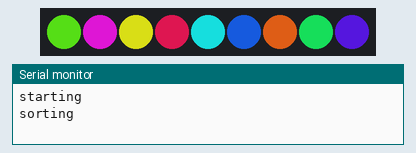
This sketch was run on a simulated Arduino Uno, built with avr-gcc and run on an emulated ATmega328P. On the bench: 9 RGB LEDs in strip order, left to right, the last lines printed to the serial monitor. Dim RGB values are drawn brighter than linear; random numbers use the default seed unless the sketch sets one.

Above: at 0.1 s.
At 3.1 s:
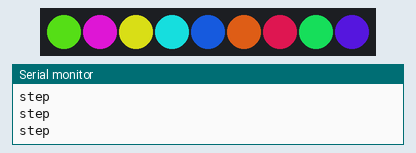
At 6.1 s:
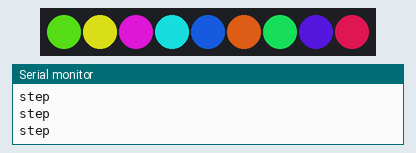
At 13.1 s:
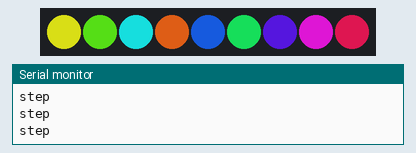
At 27.21 s:
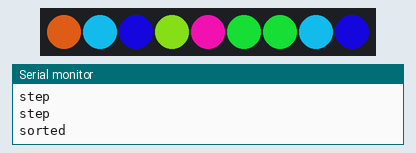
At 38.4 s:
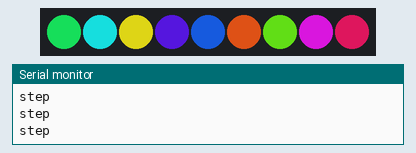

Measured:
- what the display in image 1 shows lasts 1.0 s, from 3.0 s to 4.0 s

The sketch:

strandsort.ino
```cpp
#include <Adafruit_NeoPixel.h>
#ifdef __AVR__
#include <avr/power.h>
#endif

#define PIN 6
#define NUM_PIXELS 9
#define SATURATION 0.9
#define BRIGHTNESS 0.6

int step;
unsigned long sorted_interval = 10000;
unsigned long step_interval = 1000;
unsigned long previous_millis = millis();
unsigned long previous_step_millis = millis();
unsigned long spin_interval = 100;
unsigned long previous_spin_millis = millis();

Adafruit_NeoPixel strip = Adafruit_NeoPixel(NUM_PIXELS, PIN, NEO_GRB + NEO_KHZ800);

void setup() {
  Serial.begin(9600);
  Serial.println("starting");

  strip.begin();
  strip.show(); // Initialize all pixels to 'off'

  step = 100 / (NUM_PIXELS * 1);
  randomSeed(analogRead(0));
}

void loop() {
  previous_millis = millis();
  run_sort();
  if ((unsigned long)(millis() - previous_millis) >= sorted_interval) {
    run_sort();
    previous_millis = millis();
  }

}

void run_sort() {
  float start_hue = random(100);
  int pix_colors[strip.numPixels()];

  for (int i = 0; i < strip.numPixels(); i++) {
    pix_colors[i] = start_hue  + i * step;
    if (pix_colors[i] > 100) {
      pix_colors[i] -= 100;
    }
    uint32_t c = hsvToRgb(pix_colors[i] / 100., SATURATION, BRIGHTNESS);
    strip.setPixelColor(i, c);
  }

  shuffle(pix_colors, strip.numPixels());
  update_strip(pix_colors);
  Serial.println("sorting");
  int n = sizeof pix_colors / sizeof pix_colors[0];
  bubble_sort(pix_colors, n);
  Serial.println("sorted");
  for (int i = 0; i < strip.numPixels(); i++) {
    spin_strip(pix_colors);
  }
}

void spin_strip(int *array) {
  int source[strip.numPixels()];
  memcpy(source, array, sizeof(array));
  int dest[strip.numPixels()];

  for (int i = 0; i < strip.numPixels(); i++) {
    for (int j = 1; j < strip.numPixels(); j++) {
      dest[j] = source[j - 1];
    }
    dest[0] = source[strip.numPixels() - 1];
    memcpy(source, dest, sizeof(dest));
    update_strip(source);
    while (!((unsigned long)(millis() - previous_spin_millis) >= spin_interval)) {
      delay(10);
      //update_strip(source);
    }
    previous_spin_millis = millis();
  }
}

void update_strip(int *array) {
  for (int i = 0; i < strip.numPixels(); i++) {
    uint32_t c = hsvToRgb(array[i] / 100.0, SATURATION, BRIGHTNESS);
    strip.setPixelColor(i, c);
  }

  strip.show();

}


void shuffle(int *array, size_t n)
{
  if (n > 1)
  {
    size_t i;
    for (i = 0; i < n - 1; i++)
    {
      size_t j = i + rand() / (RAND_MAX / (n - i) + 1);
      int t = array[j];
      array[j] = array[i];
      array[i] = t;
    }
  }
}

void quick_sort (int *a, int n) {
  int i, j, p, t;
  if (n < 2)
    return;
  p = a[n / 2];
  for (i = 0, j = n - 1;; i++, j--) {
    while (a[i] < p)
      i++;
    while (p < a[j])
      j--;
    if (i >= j)
      break;
    t = a[i];
    a[i] = a[j];
    a[j] = t;
    update_strip(a);
    while (!((unsigned long)(millis() - previous_step_millis) >= step_interval)) {
      delay(10);
      //update_strip(a);
    }
    Serial.println("step");
    previous_step_millis = millis();
  }
  quick_sort(a, i);
  quick_sort(a + i, n - i);
}

void bubble_sort (int *a, int n) {
  int i, t, s = 1;
  while (s) {
    s = 0;
    for (i = 1; i < n; i++) {
      if (a[i] < a[i - 1]) {
        t = a[i];
        a[i] = a[i - 1];
        a[i - 1] = t;
        s = 1;
        update_strip(a);
        while (!((unsigned long)(millis() - previous_step_millis) >= step_interval)) {
          delay(10);
          //update_strip(a);
        }
        Serial.println("step");
        previous_step_millis = millis();
      }
    }
  }
}

/**
    HSV/HSL to RGB code From https://github.com/ratkins/RGBConverter
*/

/**
   Converts an HSV color value to RGB. Conversion formula
   adapted from http://en.wikipedia.org/wiki/HSV_color_space.
   Assumes h, s, and v are contained in the set [0, 1] and
   returns r, g, and b in the set [0, 255].

   @param   Number  h       The hue
   @param   Number  s       The saturation
   @param   Number  v       The value
*/
uint32_t hsvToRgb(float h, float s, float v) {
  float r, g, b;

  byte i = byte(h * 6);
  float f = h * 6 - i;
  float p = v * (1 - s);
  float q = v * (1 - f * s);
  float t = v * (1 - (1 - f) * s);

  switch (i % 6) {
    case 0: r = v, g = t, b = p; break;
    case 1: r = q, g = v, b = p; break;
    case 2: r = p, g = v, b = t; break;
    case 3: r = p, g = q, b = v; break;
    case 4: r = t, g = p, b = v; break;
    case 5: r = v, g = p, b = q; break;
  }

  return strip.Color(r * 255, g * 255, b * 255);
}


// Get a byte that cycles from 0-255, at a specified rate
// typically, assign mil using mills();
// rates, approximately (assuming 256ms in a second :P)
// 8: 4hz
// 7: 2hz
// 6: 1hz
// 5: 1/2hz
// 4: 1/4hz
// 3: 1/8hz
// 2: 1/16hz
// 1: 1/32hz
byte getClock(unsigned long mil, byte rate)
{
  return mil >> (8 - rate) % 256;
}

/**
   Converts an HSL color value to RGB. Conversion formula
   adapted from http://en.wikipedia.org/wiki/HSL_color_space.
   Assumes h, s, and l are contained in the set [0, 1] and
   returns r, g, and b in the set [0, 255].

   @param   Number  h       The hue
   @param   Number  s       The saturation
   @param   Number  l       The lightness
   @return  Array           The RGB representation
*/
uint32_t hslToRgb(float h, float s, float l) {
  float r, g, b;

  if (s == 0) {
    r = g = b = l; // achromatic
  } else {
    float q = l < 0.5 ? l * (1 + s) : l + s - l * s;
    float p = 2 * l - q;
    r = hue2rgb(p, q, h + 1 / 3.);
    g = hue2rgb(p, q, h);
    b = hue2rgb(p, q, h - 1 / 3.);
  }

  return strip.Color(r * 255, g * 255, b * 255);
}

float hue2rgb(float p, float q, float t) {
  if (t < 0) t += 1;
  if (t > 1) t -= 1;
  if (t < 1 / 6) return p + (q - p) * 6 * t;
  if (t < 1 / 2) return q;
  if (t < 2 / 3) return p + (q - p) * (2 / 3 - t) * 6;
  return p;
}
```
